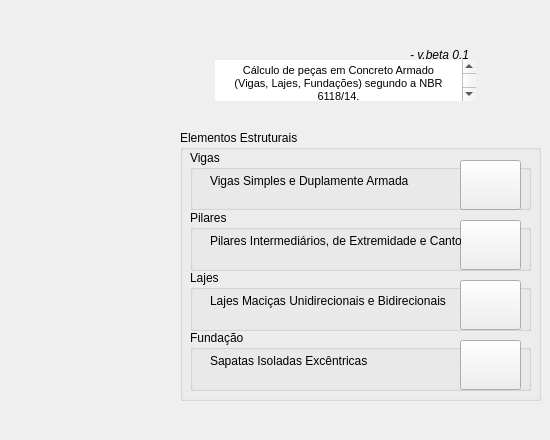
      <widget class="QWidget" name="tab">
       <attribute name="title">
        <string>Navier - Início</string>
       </attribute>
       <widget class="QTextBrowser" name="textBrowser">
        <property name="geometry">
         <rect>
          <x>215</x>
          <y>60</y>
          <width>261</width>
          <height>41</height>
         </rect>
        </property>
        <property name="frameShape">
         <enum>QFrame::NoFrame</enum>
        </property>
        <property name="frameShadow">
         <enum>QFrame::Sunken</enum>
        </property>
        <property name="sizeAdjustPolicy">
         <enum>QAbstractScrollArea::AdjustToContents</enum>
        </property>
        <property name="html">
         <string>&lt;!DOCTYPE HTML PUBLIC &quot;-//W3C//DTD HTML 4.0//EN&quot; &quot;http://www.w3.org/TR/REC-html40/strict.dtd&quot;&gt;
&lt;html&gt;&lt;head&gt;&lt;meta name=&quot;qrichtext&quot; content=&quot;1&quot; /&gt;&lt;style type=&quot;text/css&quot;&gt;
p, li { white-space: pre-wrap; }
&lt;/style&gt;&lt;/head&gt;&lt;body style=&quot; font-family:'MS Shell Dlg 2'; font-size:8.25pt; font-weight:400; font-style:normal;&quot;&gt;
&lt;p align=&quot;center&quot; style=&quot; margin-top:0px; margin-bottom:0px; margin-left:0px; margin-right:0px; -qt-block-indent:0; text-indent:0px;&quot;&gt;Cálculo de peças em Concreto Armado               (Vigas, Lajes, Fundações) segundo a NBR 6118/14.&lt;/p&gt;&lt;/body&gt;&lt;/html&gt;</string>
        </property>
       </widget>
       <widget class="QLabel" name="label_16">
        <property name="geometry">
         <rect>
          <x>260</x>
          <y>20</y>
          <width>141</width>
          <height>51</height>
         </rect>
        </property>
        <property name="text">
         <string/>
        </property>
        <property name="pixmap">
         <pixmap>navier_logo_mini.png</pixmap>
        </property>
       </widget>
       <widget class="QLabel" name="label">
        <property name="geometry">
         <rect>
          <x>-10</x>
          <y>-8</y>
          <width>171</width>
          <height>431</height>
         </rect>
        </property>
        <property name="text">
         <string/>
        </property>
       </widget>
       <widget class="QLabel" name="label_17">
        <property name="geometry">
         <rect>
          <x>410</x>
          <y>40</y>
          <width>71</width>
          <height>31</height>
         </rect>
        </property>
        <property name="text">
         <string>&lt;html&gt;&lt;head/&gt;&lt;body&gt;&lt;p&gt;&lt;span style=&quot; font-style:italic;&quot;&gt;- v.beta 0.1&lt;/span&gt;&lt;/p&gt;&lt;/body&gt;&lt;/html&gt;</string>
        </property>
        <property name="textFormat">
         <enum>Qt::RichText</enum>
        </property>
       </widget>
       <widget class="QGroupBox" name="groupBox">
        <property name="geometry">
         <rect>
          <x>180</x>
          <y>130</y>
          <width>361</width>
          <height>271</height>
         </rect>
        </property>
        <property name="title">
         <string>Elementos Estruturais</string>
        </property>
        <widget class="QGroupBox" name="groupBox_2">
         <property name="geometry">
          <rect>
           <x>10</x>
           <y>20</y>
           <width>341</width>
           <height>60</height>
          </rect>
         </property>
         <property name="title">
          <string>Vigas</string>
         </property>
         <widget class="QPushButton" name="pushButton">
          <property name="geometry">
           <rect>
            <x>270</x>
            <y>10</y>
            <width>61</width>
            <height>50</height>
           </rect>
          </property>
          <property name="text">
           <string/>
          </property>
         </widget>
         <widget class="QLabel" name="label_4">
          <property name="geometry">
           <rect>
            <x>20</x>
            <y>20</y>
            <width>241</width>
            <height>21</height>
           </rect>
          </property>
          <property name="text">
           <string>Vigas Simples e Duplamente Armada</string>
          </property>
         </widget>
        </widget>
        <widget class="QGroupBox" name="groupBox_4">
         <property name="geometry">
          <rect>
           <x>10</x>
           <y>140</y>
           <width>341</width>
           <height>61</height>
          </rect>
         </property>
         <property name="title">
          <string>Lajes</string>
         </property>
         <widget class="QPushButton" name="pushButton_9">
          <property name="geometry">
           <rect>
            <x>270</x>
            <y>10</y>
            <width>61</width>
            <height>50</height>
           </rect>
          </property>
          <property name="text">
           <string/>
          </property>
         </widget>
         <widget class="QLabel" name="label_12">
          <property name="geometry">
           <rect>
            <x>20</x>
            <y>20</y>
            <width>241</width>
            <height>21</height>
           </rect>
          </property>
          <property name="text">
           <string>Lajes Maciças Unidirecionais e Bidirecionais</string>
          </property>
         </widget>
         <widget class="QGroupBox" name="groupBox_8">
          <property name="geometry">
           <rect>
            <x>200</x>
            <y>60</y>
            <width>351</width>
            <height>61</height>
           </rect>
          </property>
          <property name="title">
           <string>Vigas</string>
          </property>
          <widget class="QPushButton" name="pushButton_10">
           <property name="geometry">
            <rect>
             <x>280</x>
             <y>10</y>
             <width>61</width>
             <height>41</height>
            </rect>
           </property>
           <property name="text">
            <string>VIGAS</string>
           </property>
          </widget>
          <widget class="QLabel" name="label_13">
           <property name="geometry">
            <rect>
             <x>20</x>
             <y>20</y>
             <width>241</width>
             <height>21</height>
            </rect>
           </property>
           <property name="text">
            <string>Simples e Dupla Armação, Tê</string>
           </property>
          </widget>
         </widget>
        </widget>
        <widget class="QGroupBox" name="groupBox_9">
         <property name="geometry">
          <rect>
           <x>10</x>
           <y>200</y>
           <width>341</width>
           <height>61</height>
          </rect>
         </property>
         <property name="title">
          <string>Fundação</string>
         </property>
         <widget class="QPushButton" name="pushButton_11">
          <property name="geometry">
           <rect>
            <x>270</x>
            <y>10</y>
            <width>61</width>
            <height>50</height>
           </rect>
          </property>
          <property name="text">
           <string/>
          </property>
         </widget>
         <widget class="QLabel" name="label_14">
          <property name="geometry">
           <rect>
            <x>20</x>
            <y>20</y>
            <width>241</width>
            <height>21</height>
           </rect>
          </property>
          <property name="text">
           <string>Sapatas Isoladas Excêntricas</string>
          </property>
         </widget>
         <widget class="QGroupBox" name="groupBox_10">
          <property name="geometry">
           <rect>
            <x>200</x>
            <y>60</y>
            <width>351</width>
            <height>61</height>
           </rect>
          </property>
          <property name="title">
           <string>Vigas</string>
          </property>
          <widget class="QPushButton" name="pushButton_12">
           <property name="geometry">
            <rect>
             <x>280</x>
             <y>10</y>
             <width>61</width>
             <height>41</height>
            </rect>
           </property>
           <property name="text">
            <string>VIGAS</string>
           </property>
          </widget>
          <widget class="QLabel" name="label_15">
           <property name="geometry">
            <rect>
             <x>20</x>
             <y>20</y>
             <width>241</width>
             <height>21</height>
            </rect>
           </property>
           <property name="text">
            <string>Simples e Dupla Armação, Tê</string>
           </property>
          </widget>
         </widget>
        </widget>
        <widget class="QGroupBox" name="groupBox_5">
         <property name="geometry">
          <rect>
           <x>10</x>
           <y>80</y>
           <width>341</width>
           <height>61</height>
          </rect>
         </property>
         <property name="title">
          <string>Pilares</string>
         </property>
         <widget class="QPushButton" name="pushButton_3">
          <property name="geometry">
           <rect>
            <x>270</x>
            <y>10</y>
            <width>61</width>
            <height>50</height>
           </rect>
          </property>
          <property name="text">
           <string/>
          </property>
         </widget>
         <widget class="QLabel" name="label_6">
          <property name="geometry">
           <rect>
            <x>20</x>
            <y>16</y>
            <width>251</width>
            <height>31</height>
           </rect>
          </property>
          <property name="text">
           <string>&lt;html&gt;&lt;head/&gt;&lt;body&gt;&lt;p&gt;Pilares Intermediários, de Extremidade e Canto&lt;/p&gt;&lt;/body&gt;&lt;/html&gt;</string>
          </property>
          <property name="textFormat">
           <enum>Qt::RichText</enum>
          </property>
         </widget>
         <widget class="QGroupBox" name="groupBox_6">
          <property name="geometry">
           <rect>
            <x>200</x>
            <y>60</y>
            <width>351</width>
            <height>61</height>
           </rect>
          </property>
          <property name="title">
           <string>Vigas</string>
          </property>
          <widget class="QPushButton" name="pushButton_4">
           <property name="geometry">
            <rect>
             <x>280</x>
             <y>10</y>
             <width>61</width>
             <height>41</height>
            </rect>
           </property>
           <property name="text">
            <string>VIGAS</string>
           </property>
          </widget>
          <widget class="QLabel" name="label_7">
           <property name="geometry">
            <rect>
             <x>20</x>
             <y>20</y>
             <width>241</width>
             <height>21</height>
            </rect>
           </property>
           <property name="text">
            <string>Simples e Dupla Armação, Tê</string>
           </property>
          </widget>
         </widget>
        </widget>
       </widget>
       <widget class="QLabel" name="label_3">
        <property name="geometry">
         <rect>
          <x>10</x>
          <y>80</y>
          <width>141</width>
          <height>141</height>
         </rect>
        </property>
        <property name="text">
         <string/>
        </property>
        <property name="pixmap">
         <pixmap>navier_logo.png</pixmap>
        </property>
        <property name="scaledContents">
         <bool>false</bool>
        </property>
       </widget>
       <widget class="QLabel" name="label_2">
        <property name="geometry">
         <rect>
          <x>20</x>
          <y>330</y>
          <width>131</width>
          <height>51</height>
         </rect>
        </property>
        <property name="text">
         <string/>
        </property>
        <property name="pixmap">
         <pixmap>nassau_logo.png</pixmap>
        </property>
        <property name="scaledContents">
         <bool>true</bool>
        </property>
       </widget>
      </widget>
